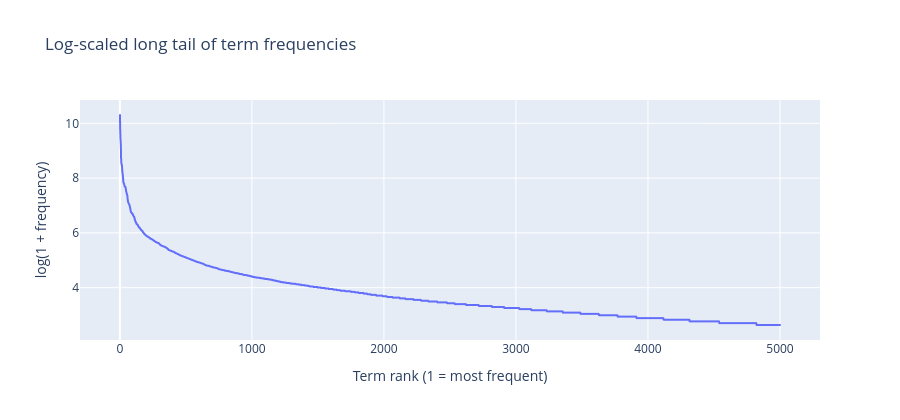

Notebook cell for this chart:
### Code cell
# Exercise 15 (take home): Log-scaled term frequencies
import numpy as np
import pandas as pd
import plotly.express as px

# Get raw term frequencies
term_counts = np.asarray(X_bow.sum(axis=0)).ravel()
order = np.argsort(term_counts)[::-1]
counts_sorted = term_counts[order]
terms_sorted = vectorizer.get_feature_names_out()[order]

# Apply log transform (add +1 to avoid log(0))
counts_log = np.log1p(counts_sorted)

df_log = pd.DataFrame({
    "rank": np.arange(1, len(counts_sorted) + 1),
    "term": terms_sorted,
    "count_log": counts_log
})

# Plot the log distribution
fig = px.line(
    df_log.head(5000),
    x="rank", y="count_log",
    title="Log-scaled long tail of term frequencies",
    labels={"rank": "Term rank (1 = most frequent)", "count_log": "log(1 + frequency)"}
)
fig.update_traces(mode="lines+markers", marker_size=2)
fig.update_layout(height=420)
fig.show()

### Figure 1 — Plotly figure (JSON) as saved in the notebook; plotly's stock layout.template omitted (floating-point values rounded to 4 significant figures; data arrays with more than 128 entries replaced by an {"elided": "..."} marker saying what was removed)
{"data": [{"hovertemplate": "Term rank (1 = most frequent)=%{x}<br>log(1 + frequency)=%{y}<extra></extra>", "legendgroup": "", "line": {"color": "#636efa", "dash": "solid"}, "marker": {"size": 2, "symbol": "circle"}, "mode": "lines+markers", "name": "", "showlegend": false, "type": "scattergl", "x": {"elided": "5000 int values"}, "xaxis": "x", "y": {"elided": "5000 float values"}, "yaxis": "y"}], "layout": {"height": 420, "legend": {"tracegroupgap": 0}, "title": {"text": "Log-scaled long tail of term frequencies"}, "xaxis": {"anchor": "y", "domain": [0, 1], "title": {"text": "Term rank (1 = most frequent)"}}, "yaxis": {"anchor": "x", "domain": [0, 1], "title": {"text": "log(1 + frequency)"}}}}
